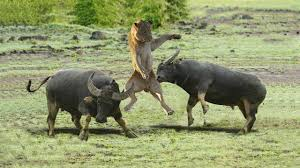
#> input picture Project 1/data/proj1-task2.jpg, 300 x 168 px
$ python draw_rect.py
#> lines starting #> are read from the running program, lines starting #| are printed output that depends on the picture; after the words box and inside, x2 and y2 are one past the last pixel; in counts of white or black regions, pixels touching at a corner belong together
import numpy as np
import cv2

img = cv2.imread('data/proj1-task2.jpg',cv2.IMREAD_COLOR)
#> img is the input picture: shape (168, 300, 3); mean B, G, R 108.4, 152.8, 145.1
cv2.rectangle(img,(129,17),(153,41),(0,0,255),1)
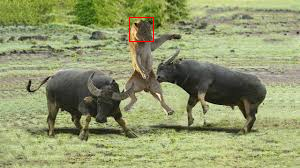
#> img: shape (168, 300, 3); 0.19% of pixels changed, all inside (x1, y1, x2, y2) = (129, 17, 154, 42)
# template = np.array(img)[129:156,17:41]

cv2.imshow('image',img)
cv2.waitKey(0)
cv2.destroyAllWindows()

$ run again, with Project 1/data/proj1-task1.jpg copied over Project 1/data/proj1-task2.jpg
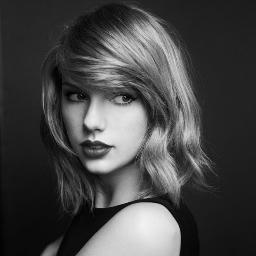
#> input picture Project 1/data/proj1-task1.jpg, 256 x 256 px
#> img is the input picture: shape (256, 256, 3); min 0, max 243, mean 68.9
#> `cv2.rectangle(img,(129,17),(153,41),(0,0,255),1)`:
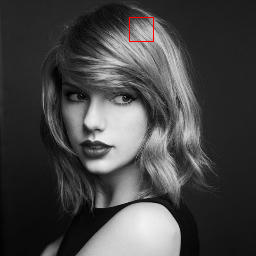
#> img: shape (256, 256, 3); 0.15% of pixels changed, all inside (x1, y1, x2, y2) = (129, 17, 154, 42)
